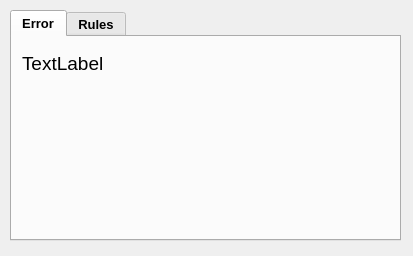
<?xml version="1.0" encoding="UTF-8"?>
<ui version="4.0">
 <class>Dialog</class>
 <widget class="QDialog" name="Dialog">
  <property name="geometry">
   <rect>
    <x>0</x>
    <y>0</y>
    <width>413</width>
    <height>256</height>
   </rect>
  </property>
  <property name="windowTitle">
   <string>Dialog</string>
  </property>
  <widget class="QTabWidget" name="tabWidget">
   <property name="geometry">
    <rect>
     <x>10</x>
     <y>10</y>
     <width>391</width>
     <height>231</height>
    </rect>
   </property>
   <property name="font">
    <font>
     <pointsize>10</pointsize>
     <weight>75</weight>
     <bold>true</bold>
    </font>
   </property>
   <property name="currentIndex">
    <number>0</number>
   </property>
   <property name="iconSize">
    <size>
     <width>20</width>
     <height>20</height>
    </size>
   </property>
   <widget class="QWidget" name="tab">
    <attribute name="title">
     <string>Error</string>
    </attribute>
    <widget class="QLabel" name="label">
     <property name="geometry">
      <rect>
       <x>10</x>
       <y>15</y>
       <width>361</width>
       <height>171</height>
      </rect>
     </property>
     <property name="font">
      <font>
       <pointsize>14</pointsize>
       <weight>50</weight>
       <bold>false</bold>
      </font>
     </property>
     <property name="text">
      <string>TextLabel</string>
     </property>
     <property name="alignment">
      <set>Qt::AlignLeading|Qt::AlignLeft|Qt::AlignTop</set>
     </property>
    </widget>
   </widget>
   <widget class="QWidget" name="tab_2">
    <attribute name="title">
     <string>Rules</string>
    </attribute>
    <widget class="QLabel" name="label_2">
     <property name="geometry">
      <rect>
       <x>10</x>
       <y>10</y>
       <width>351</width>
       <height>181</height>
      </rect>
     </property>
     <property name="font">
      <font>
       <pointsize>14</pointsize>
       <weight>50</weight>
       <bold>false</bold>
      </font>
     </property>
     <property name="text">
      <string>How to use this programm</string>
     </property>
     <property name="textFormat">
      <enum>Qt::AutoText</enum>
     </property>
     <property name="alignment">
      <set>Qt::AlignLeading|Qt::AlignLeft|Qt::AlignTop</set>
     </property>
    </widget>
   </widget>
  </widget>
 </widget>
 <resources/>
 <connections/>
</ui>
